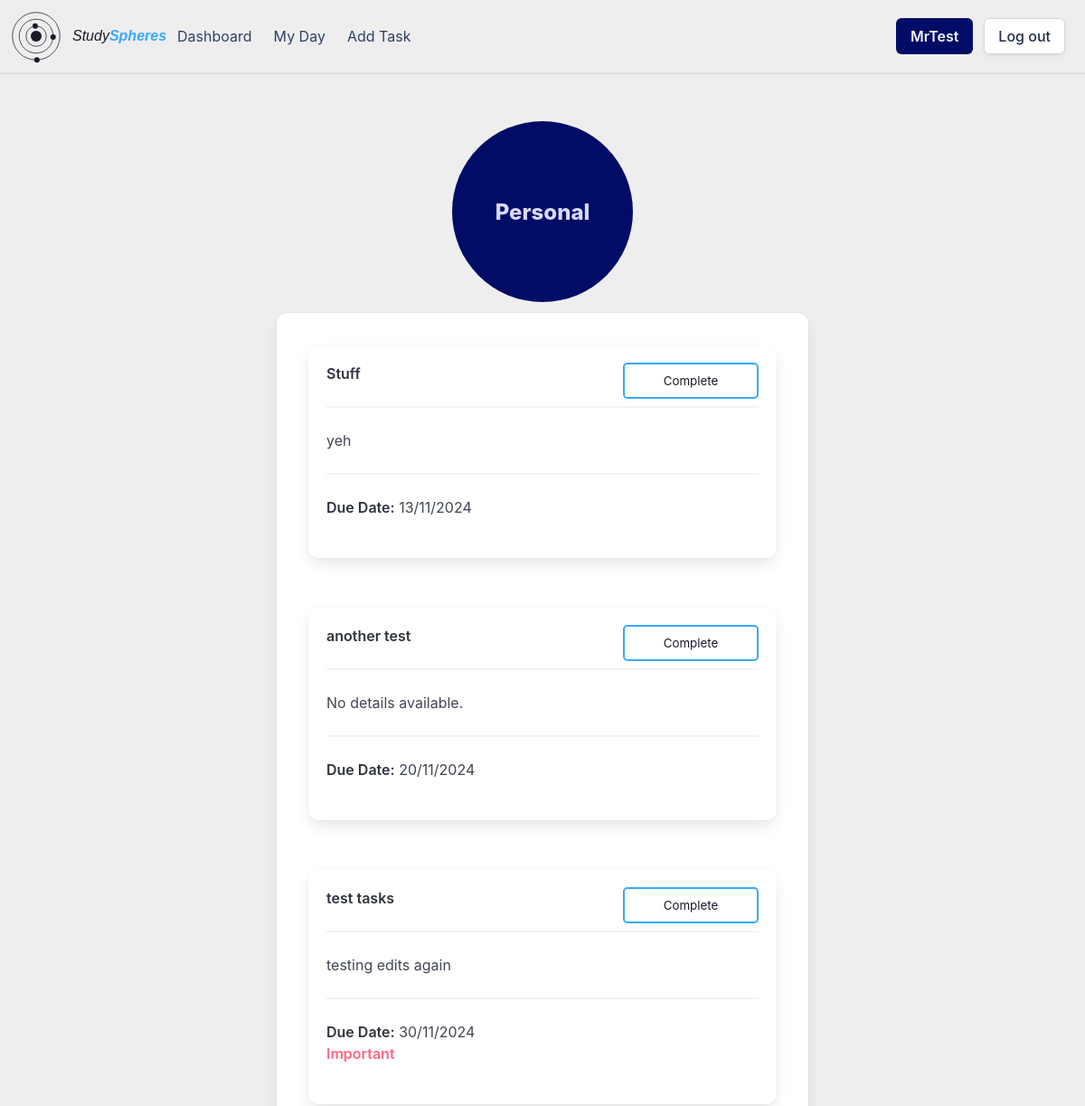
Page /group/c74d19f8-bd10-4c23-b916-0b0c3a8fa5c9 (signed in, upper part) on the earlier database version.
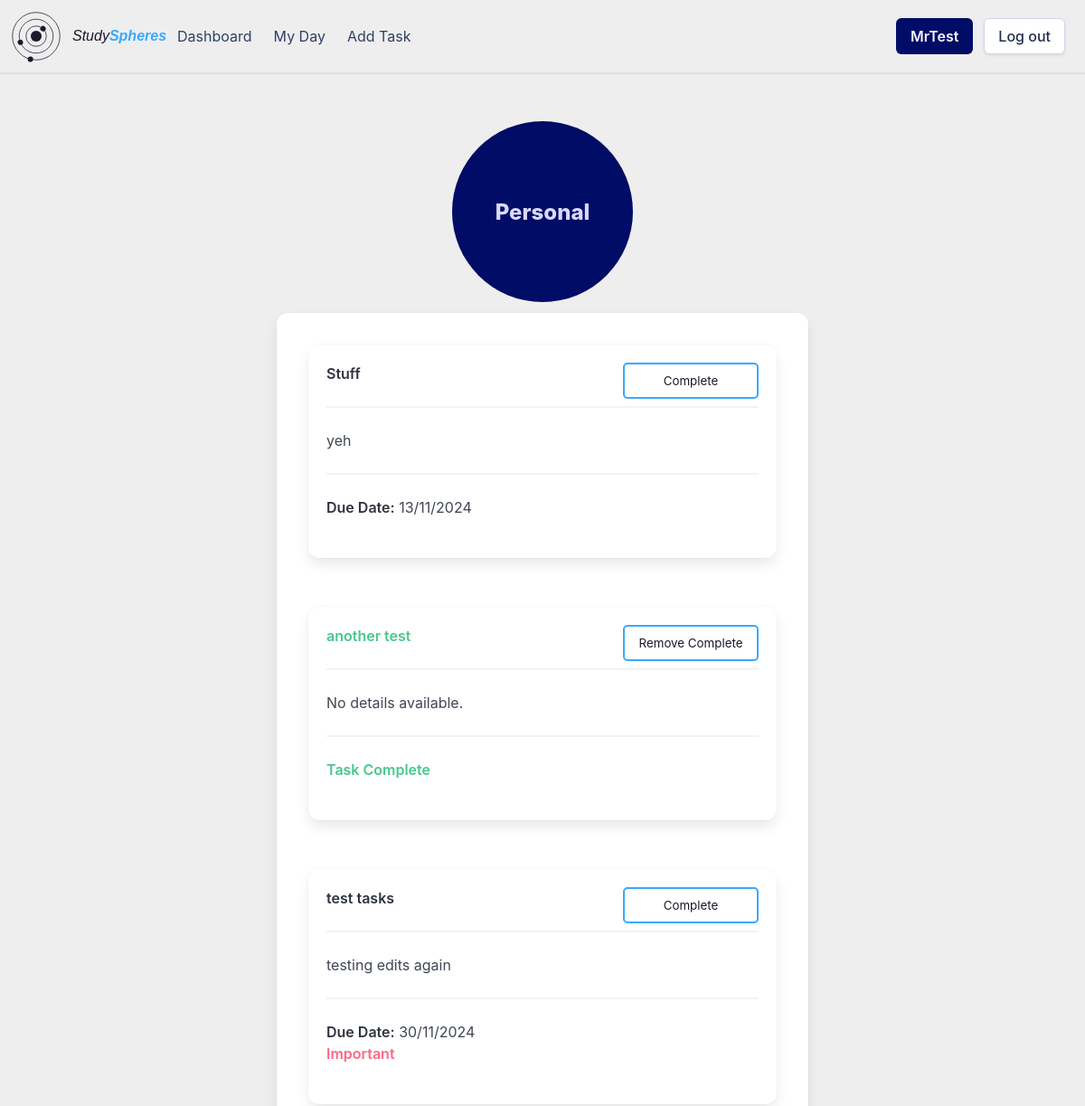
Same page on the later database version.
### setup_db.py (models this page shows)
class Task(Base):
    __tablename__ = 'tasks'
    task_id = Column(String, primary_key=True)
    name = Column(String, nullable=False)
    details = Column(String)
    important = Column(Boolean, nullable=False)
    due_date = Column(DateTime, nullable=False)
    completed = Column(Boolean, nullable=False)
    user_id = Column(String, ForeignKey('userdetails.id'), nullable=False)
    group_id = Column(String, ForeignKey('groups.group_id'), nullable=False)
    user = relationship('User', back_populates='tasks')
    groups = relationship('Group', back_populates='tasks')

### app.py (the view)
@app.route('/group/<group_id>')
def viewGroup(group_id):
    if flaskSession.get('userId') is None:
        return redirect(url_for('login'))
    group = sessionDb.query(Group).filter(Group.group_id == group_id).first()
    tasks = sessionDb.query(Task).filter(Task.group_id == group_id).order_by(Task.due_date).all()
    return render_template('group.html', group=group, tasks=tasks, showDetails=True)

### templates/group.html (shortened to what this page needs)
{% extends 'base_loggedin.html' %}
{% block content %}
    <div class="circle-holder column is-full is-centered">
        <div class="group-circle" onclick="window.location.href='/group/{{ group.group_id }}'">
            <div class="hero-body">
                <p class="group-circle-title title is-4">{{ group.group_name }}</p>
            </div>
        </div>
    </div>
    <div class="columns is-centered">
        <div class="column is-half">
            <div class="box">
                <div class="columns is-multiline">
                    {% for task in tasks %}
                        {% if task.group_id == group.group_id %}
                            <div class="column is-full">
                                {% include 'task_box.html' %}
                            </div>
                        {% endif %}
                    {% endfor %}
                </div>
            </div>
        </div>
    </div>
{% endblock %}

### templates/task_box.html (shortened to what this page needs)
<div class="box task-box" onclick="window.location.href='/task/{{ task.task_id }}'">
    <div class="content">
        <p>
            <strong class="{{ 'has-text-success' if task.completed else '' }}">{{ task.name }}</strong>
            <hr>
            {% if showDetails %}
                {% if task.details %}
                    {{ task.details }}
                {% else %}
                    No details available.
                {% endif %}
                <hr>
            {% endif %}
            {% if not task.completed %}
                <strong class="">Due Date:</strong> {{ task.due_date.strftime('%d/%m/%Y') }}<br>
                {% if task.important %}
                    <strong class="has-text-danger circle-header">Important</strong><br>
                {% endif %}
            {% else %}
                <strong class="has-text-success">Task Complete</strong>
            {% endif %}
        </p>
    </div>
    {% if not task.completed %}
        <form action="/complete" method="POST">
            <input type="submit" value="Complete" class="task-complete-button">
        </form>
    {% else %}
        <form action="/decomplete" method="POST">
            <input type="submit" value="Remove Complete" class="task-complete-button">
        </form>
    {% endif %}
</div>

Differences in the rows shown:
changed Task "another test": due_date "20/11/2024" → (not shown); value "Complete" → "Remove Complete"; completed "Due Date:" → "Task Complete"
